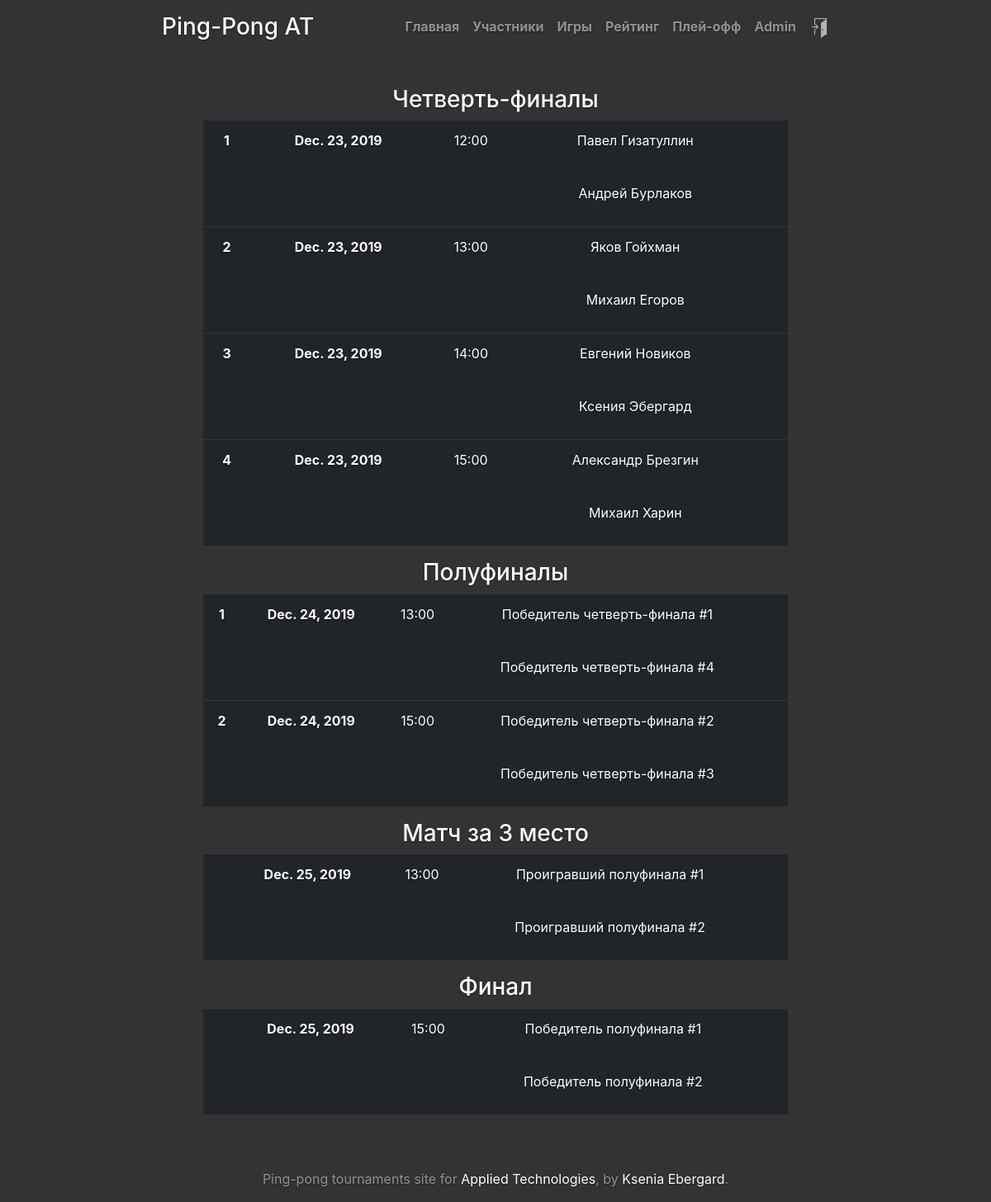
/playoff/ (signed in), run on an earlier commit of the app's database.
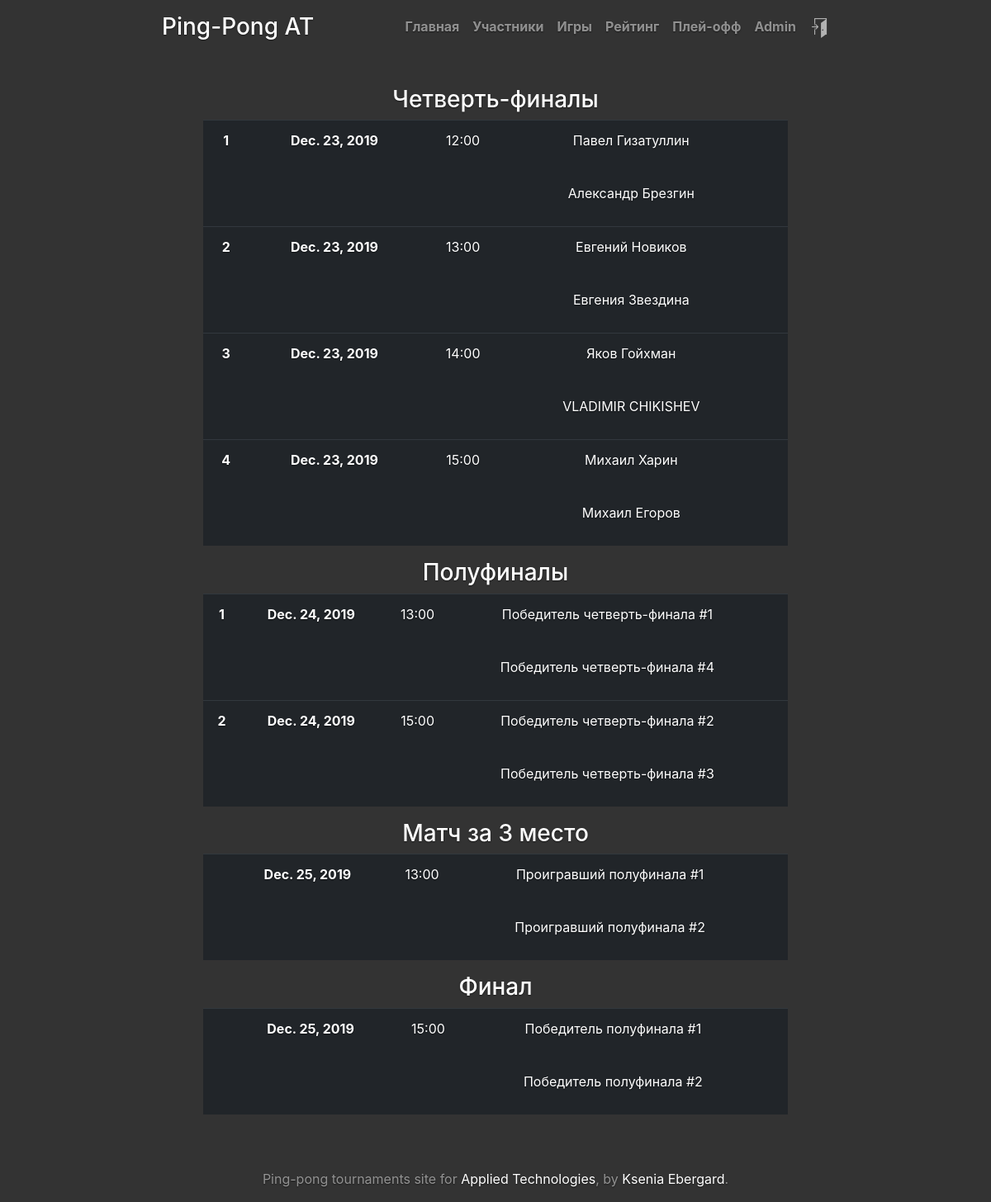
And on a later commit of the database.
### tournament/models.py (models this page shows, shortened)
class Game(models.Model):
    tournament = models.ForeignKey(Tournament, on_delete=models.CASCADE)
    game_ids = (
        (0, 'group stage'),
        (1, '1st quarter final'),
        (2, '2nd quarter final'),
        (3, '3d quarter final'),
        (4, '4th quarter final'),
        (5, '1st semifinal'),
        (6, '2nd semifinal'),
        (7, 'match for 3d place'),
        (8, 'final'),
    )
    game_id = models.SmallIntegerField('Game identifier', choices=game_ids, default=0)
    id1 = models.SmallIntegerField('participant1 drawn number')
    id2 = models.SmallIntegerField('participant2 drawn number')
    participant1 = models.ForeignKey(Participant, to_field='id', on_delete=models.CASCADE, related_name='participant1',
                                     blank=True, null=True)
    participant2 = models.ForeignKey(Participant, to_field='id', on_delete=models.CASCADE, related_name='participant2',
                                     blank=True, null=True)
    game_date = models.DateField('game date', blank=True, null=True)
    start_time = models.TimeField('game start time', blank=True, null=True)
    def save(self, first_call=True, *args, **kwargs):
        if first_call:
            if self.id1 == self.id2:
                raise ValidationError(_("Participant1 and Participant2 are the same person"), code=1)
            if self in self.tournament.game_set.all():
                raise ValidationError(_("Duplicate game : {}".format(self)), code=2)
        super(Game, self).save(*args, **kwargs)
    def get_p1(self):
        if self.participant1:
            return self.participant1
        if self.game_id == 0:
            return "Номер на жеребьёвке #{}".format(self.id1)
        elif self.game_id in (1, 2, 3, 4):
            return "{} место на групповом этапе".format(self.game_id)
        elif self.game_id == 5:
            return "Победитель четверть-финала #1"
        elif self.game_id == 6:
            return "Победитель четверть-финала #2"
        elif self.game_id == 7:
            return "Проигравший полуфинала #1"
        elif self.game_id == 8:
            return "Победитель полуфинала #1"
        else:
            return None
    def get_p2(self):
        if self.participant2:
            return self.participant2
        if self.game_id == 0:
            return "Номер на жеребьёвке #{}".format(self.id2)
        elif self.game_id in (1, 2, 3, 4):
            return "{} место на групповом этапе".format(8 - self.game_id + 1)
        elif self.game_id == 5:
            return "Победитель четверть-финала #4"
        elif self.game_id == 6:
            return "Победитель четверть-финала #3"
        elif self.game_id == 7:
            return "Проигравший полуфинала #2"
        elif self.game_id == 8:
            return "Победитель полуфинала #2"
        else:
            return None
    def get_winner(self):
        results = self.setresult_set.all()
        return None
    def get_loser(self):
        results = self.setresult_set.all()
        return None

class Participant(models.Model):
    tournament = models.ForeignKey(Tournament, to_field='id', on_delete=models.CASCADE)
    user = models.ForeignKey(User, to_field='username', on_delete=models.CASCADE)
    drawn_number = models.SmallIntegerField('drawn number', blank=True, null=True)
    initialized = models.BooleanField(default=False)
    win_sets = models.IntegerField(default=0)
    win_balls = models.IntegerField(default=0)
    games_left = models.IntegerField(default=10)
    class Meta:
        unique_together = ('tournament', 'user')
    def __str__(self):
        return "{} {}".format(self.user.first_name, self.user.last_name)
    def __eq__(self, other):
        if isinstance(other, self.__class__):
            return self.tournament == other.tournament and self.user == other.user
        return False
    def save(self, *args, **kwargs):
        super(Participant, self).save(*args, **kwargs)

### tournament/views.py (the view)
# urls.py: path('playoff/', views.playoff, name='playoff'),
def playoff(request):
    tournament = get_current_tournament()
    if tournament:
        tournament_status = tournament.get_status()
    else:
        return HttpResponse("<h2>Play-off games are not available</h2>")
    recount_rating()
    participants = list(tournament.participant_set.all())
    participants.sort(key=lambda elem: (elem.win_sets, elem.win_balls), reverse=True)
    playoffs = participants[:8]
    quarter_games = list(Game.objects.filter(Q(tournament=tournament) &
                                             (Q(game_id=1) | Q(game_id=2) |
                                              Q(game_id=3) | Q(game_id=4))))
    for g in quarter_games:
        g.participant1 = playoffs[g.id1 - 1]
        g.participant2 = playoffs[g.id2 - 1]
        g.save(first_call=False, update_fields=["participant1", "participant2"])
    semi_games = list(Game.objects.filter(Q(tournament=tournament) &
                                          (Q(game_id=5) | Q(game_id=6))))
    for g in semi_games:
        if type(g.get_p1()) is not Participant:
            p1 = list(Game.objects.filter(Q(tournament=tournament) & Q(game_id=g.id1)))[0].get_winner()
            if p1:
                g.participant1 = p1
                g.save(first_call=False, update_fields=["participant1"])
        if type(g.get_p2()) is not Participant:
            p2 = list(Game.objects.filter(Q(tournament=tournament) & Q(game_id=g.id2)))[0].get_winner()
            if p2:
                g.participant2 = p2
                g.save(first_call=False, update_fields=["participant2"])
    third_game = list(Game.objects.filter(Q(tournament=tournament) & Q(game_id=7)))
    for g in third_game:
        if type(g.get_p1()) is not Participant:
            p1 = list(Game.objects.filter(Q(tournament=tournament) & Q(game_id=5)))[0].get_loser()
            if p1:
                g.participant1 = p1
                g.save(first_call=False, update_fields=["participant1"])
        if type(g.get_p2()) is not Participant:
            p2 = list(Game.objects.filter(Q(tournament=tournament) & Q(game_id=6)))[0].get_loser()
            if p2:
                g.participant2 = p2
                g.save(first_call=False, update_fields=["participant2"])
    final_game = list(Game.objects.filter(Q(tournament=tournament) & Q(game_id=8)))
    for g in final_game:
        if type(g.get_p1()) is not Participant:
            p1 = list(Game.objects.filter(Q(tournament=tournament) & Q(game_id=5)))[0].get_winner()
            if p1:
                g.participant1 = p1
                g.save(first_call=False, update_fields=["participant1"])
        if type(g.get_p2()) is not Participant:
            p2 = list(Game.objects.filter(Q(tournament=tournament) & Q(game_id=6)))[0].get_winner()
            if p2:
                g.participant2 = p2
                g.save(first_call=False, update_fields=["participant2"])
    if tournament_status in (0, 1, 2, 3):
        return render(request, 'tournament/playoff.html', locals())
    else:
        return HttpResponse("<h2>Play-off games are not available</h2>")

### tournament/functions.py (called while the page is built)
def get_current_tournament():
    if Tournament.objects.exists():
        return Tournament.objects.latest('id')
    return None

def recount_rating():
    tournament = get_current_tournament()
    for p in tournament.participant_set.all():
        p.win_sets = 0
        p.win_balls = 0
        p.games_left = 0
        for g in Game.objects.filter((Q(participant1=p) | Q(participant2=p)) & Q(game_id=0)):
            if g.setresult_set.exists():
                for r in g.setresult_set.all():
                    if g.participant1 == p:
                        if r.result1 > r.result2:
                            p.win_sets += 1
                        p.win_balls += r.result1 - r.result2
                    else:
                        if r.result2 > r.result1:
                            p.win_sets += 1
                        p.win_balls += r.result2 - r.result1
            else:
                p.games_left += 1
        p.save(update_fields=["win_sets", "win_balls", "games_left"])

### tournament/models.py (called while the page is built)
    def number_of_participants(self):
        return self.participant_set.count()

### tournament/templates/tournament/playoff.html (shortened to what the changed rows need)
{% extends "base.html" %}
{% block content %}
{% if quarter_games %}
<table class="table table-dark">
    <tbody>
    {% for g in quarter_games %}
        <tr>
            <th scope="row">{{ forloop.counter }}</th>
            <th scope="row">{{ g.game_date }}</th>
            <td>{{ g.start_time|time:'H:i' }}</td>
            {% if g.get_p1 == g.get_winner %}
            <td class="text-success">
            {% else %}
            <td>
            {% endif %}
            {{ g.get_p1 }}</td>
            <td>
                <table style="width: 100%; height: 40px; align:justify;"><tr>
                </tr></table>
            </td>
        </tr>
        <tr>
            <th scope="row" style="border: 0px"></th>
            <th scope="row" style="border: 0px"></th>
            <td style="border: 0px"></td>
            {% if g.get_p2 == g.get_winner %}
            <td style="border: 0px" class="text-success">
            {% else %}
            <td style="border: 0px">
            {% endif %}
            {{ g.get_p2 }}</td>
            <td style="border: 0px">
                <table style="width: 100%; height: 40px; align:justify;"><tr>
                </tr></table>
            </td>
        </tr>
    {% endfor %}
    </tbody>
</table>
{% if semi_games %}
<table class="table table-dark">
    <tbody>
    {% for g in semi_games %}
        <tr>
            <th scope="row">{{ forloop.counter }}</th>
            <th scope="row">{{ g.game_date }}</th>
        </tr>
        <tr>
            <th scope="row" style="border: 0px"></th>
            <th scope="row" style="border: 0px"></th>
        </tr>
    {% endfor %}
    </tbody>
</table>
{% if third_game %}
<table class="table table-dark">
    <tbody>
    {% for g in third_game %}
        <tr>
            <th scope="row"></th>
            <th scope="row">{{ g.game_date }}</th>
        </tr>
        <tr>
            <th scope="row" style="border: 0px"></th>
            <th scope="row" style="border: 0px"></th>
        </tr>
    {% endfor %}
    </tbody>
</table>
{% endif %}
{% if final_game %}
<table class="table table-dark">
    <tbody>
    {% for g in final_game %}
        <tr>
            <th scope="row"></th>
            <th scope="row">{{ g.game_date }}</th>
        </tr>
        <tr>
            <th scope="row" style="border: 0px"></th>
            <th scope="row" style="border: 0px"></th>
        </tr>
    {% endfor %}
    </tbody>
</table>
{% endif %}
{% endif %}
{% else %}
<h3 class="cover-heading">Вскоре здесь появится расписание игр</h3>
{% endif %}
{% endblock %}

What changed in the data, as far as the page shows it:
changed Game "Павел Гизатуллин": get_p2 "Андрей Бурлаков" → "Александр Брезгин"
changed Game: get_p1 "Яков Гойхман" → "Евгений Новиков"; get_p2 "Михаил Егоров" → "Евгения Звездина"
changed Game: get_p1 "Евгений Новиков" → "Яков Гойхман"; get_p2 "Ксения Эбергард" → "VLADIMIR CHIKISHEV"
changed Game "Михаил Харин": get_p1 "Александр Брезгин" → "Михаил Харин"; get_p2 "Михаил Харин" → "Михаил Егоров"
